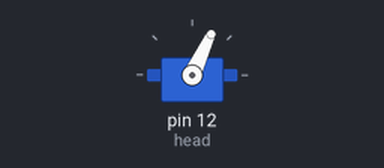
A sketch run on a simulated Arduino Uno, built with avr-gcc and run on an emulated ATmega328P. Shown: servo.

Above: at 1.05 s.
At 1.2 s:
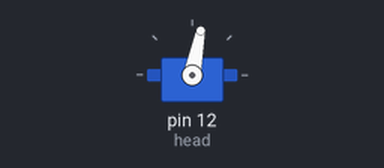
At 1.35 s:
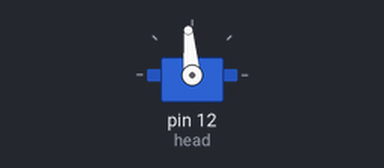
At 1.65 s:
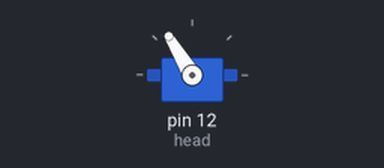
Timing chart, 0 to 4.0 s (numbered marks = the images above):
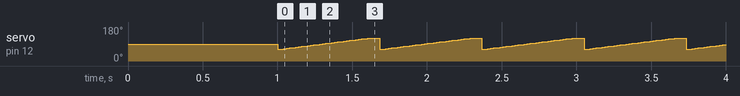

The sketch:

headbang3_slow.ino
```cpp
#include <Servo.h>

Servo   head;
int   i = 0;
int   j = 0;
int   down = 60;
int   up = 120;
int   dly = 10;
int   tempo = 669;
int   full_tick = tempo - 600;
int   lvl = 0;

void  setup()
{
  head.attach(12);
  head.write(90);
  delay(1000);
}

void  loop()
{
  lvl = down;
  i = 0;
  while (lvl++ <= up)
  {
    head.write(lvl);
    delay(10);
  }
  delay(full_tick);
}
```
